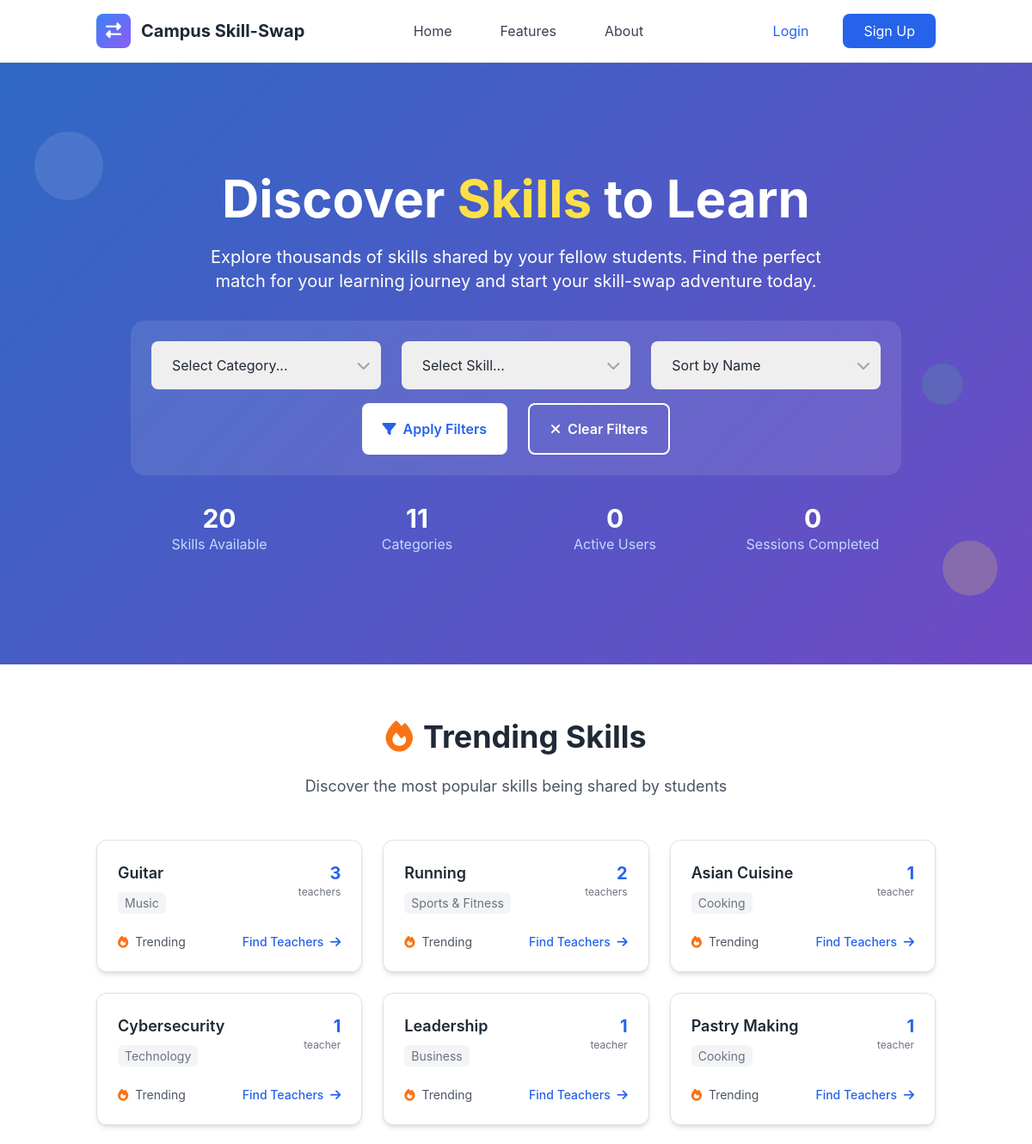
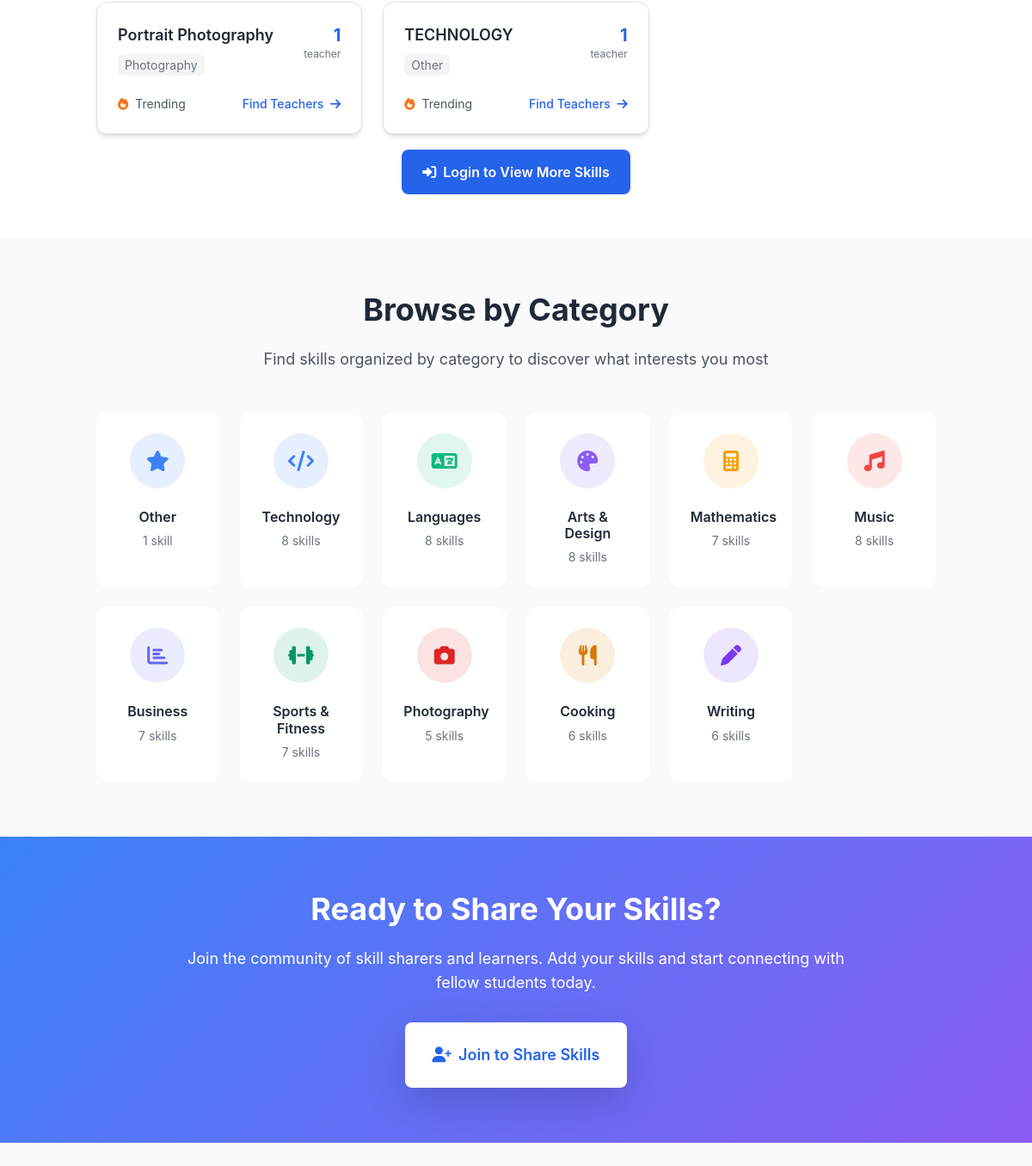
Screenshot of /skills/ with the database file from the repository (2 pictures, top to bottom).
### skills/models.py (models this page shows, shortened)
class Skill(models.Model):
    name = models.CharField(max_length=100)
    category = models.ForeignKey(SkillCategory, on_delete=models.CASCADE, related_name='skills')
    description = models.TextField(blank=True)
    is_popular = models.BooleanField(default=False)
    created_at = models.DateTimeField(auto_now_add=True)
    updated_at = models.DateTimeField(auto_now=True)
    class Meta:
        ordering = ['category__name', 'name']
        unique_together = ['name', 'category']

class SkillCategory(models.Model):
    name = models.CharField(max_length=100, unique=True)
    description = models.TextField(blank=True)
    icon = models.CharField(max_length=50, blank=True, help_text="CSS icon class")
    color = models.CharField(max_length=7, default='#3B82F6', help_text="Hex color code")
    is_active = models.BooleanField(default=True)
    created_at = models.DateTimeField(auto_now_add=True)
    updated_at = models.DateTimeField(auto_now=True)
    class Meta:
        ordering = ['name']
        verbose_name_plural = "Skill Categories"
        db_table = 'category'

### skills/views.py (the view, shortened to what this page needs)
# urls.py: path('', views.SkillListView.as_view(), name='skill_list'),
class SkillListView(ListView):
    model = Skill
    template_name = 'skills/skill_list.html'
    context_object_name = 'skills'
    paginate_by = 20
    def get_queryset(self):
        queryset = Skill.objects.filter(category__is_active=True).annotate(
            offered_count=Count('offered_by_users')
        )
        category = self.request.GET.get('category')
        skill = self.request.GET.get('skill')
        sort_by = self.request.GET.get('sort', 'name')
        if category:
            queryset = queryset.filter(category_id=category)
        if skill:
            queryset = queryset.filter(id=skill)
        if sort_by == 'popular':
            queryset = queryset.order_by('-offered_count', 'name')
        elif sort_by == 'recent':
            queryset = queryset.order_by('-created_at', 'name')
        else:  # default to name
            queryset = queryset.order_by('name')
        return queryset
    def get_context_data(self, **kwargs):
        context = super().get_context_data(**kwargs)
        context['search_form'] = SkillSearchForm(self.request.GET)
        has_filters = bool(self.request.GET.get('category') or self.request.GET.get('skill'))
        show_trending = not has_filters
        context['show_trending'] = show_trending
        show_skills_grid = has_filters or self.request.GET.get('find_teachers')
        context['show_skills_grid'] = show_skills_grid
        if show_trending:
            trending_skills = (Skill.objects
                              .filter(category__is_active=True)
                              .annotate(offered_count=Count('offered_by_users'))
                              .filter(offered_count__gt=0)
                              .order_by('-offered_count', 'name')[:10])
            context['trending_skills'] = trending_skills
        context['categories'] = SkillCategory.objects.filter(is_active=True).annotate(
            skill_count=Count('skills')
        )
        if self.request.GET.get('category'):
            try:
                selected_category = SkillCategory.objects.get(id=self.request.GET.get('category'))
                context['selected_category'] = selected_category
            except SkillCategory.DoesNotExist:
                pass
        if self.request.GET.get('skill'):
            try:
                selected_skill = Skill.objects.get(id=self.request.GET.get('skill'))
                context['selected_skill'] = selected_skill
            except Skill.DoesNotExist:
                pass
        context['show_more_url'] = 'skills:trending_skills_more'
        return context

### templates/skills/skill_list.html (shortened to what this page needs)
{% extends 'base.html' %}
{% load static %}
{% block content %}
<section class="gradient-bg relative overflow-hidden">
    <div class="relative container mx-auto px-4 py-20 lg:py-32">
        <div class="text-center text-white">
            <h1 class="text-4xl lg:text-6xl font-bold mb-6 leading-tight">
                Discover <span class="text-yellow-300">Skills</span> to Learn
            </h1>
            <p class="text-lg lg:text-xl mb-8 max-w-3xl mx-auto">
                Explore thousands of skills shared by your fellow students. Find the perfect match for your learning journey
                and start your skill-swap adventure today.
            </p>
            <div class="max-w-4xl mx-auto bg-white/10 backdrop-blur-sm rounded-2xl p-6 mb-8">
                <form method="get" class="space-y-4">
                    <div class="grid grid-cols-1 md:grid-cols-3 gap-4">
                        <div class="relative">
                            <select name="category" id="id_category" class="w-full px-4 py-3 rounded-lg border-0 text-gray-800 focus:ring-2 focus:ring-blue-500 appearance-none">
                                <option value="">Select Category...</option>
                            </select>
                        </div>
                        <div class="relative">
                            <select name="skill" id="id_skill" class="w-full px-4 py-3 rounded-lg border-0 text-gray-800 focus:ring-2 focus:ring-blue-500 appearance-none" {% if not request.GET.category %}disabled{% endif %}>
                                <option value="">Select Skill...</option>
                            </select>
                        </div>
                        <div class="relative">
                            <select name="sort" class="w-full px-4 py-3 rounded-lg border-0 text-gray-800 focus:ring-2 focus:ring-blue-500 appearance-none">
                                <option value="name" {% if request.GET.sort == 'name' %}selected{% endif %}>Sort by Name</option>
                            </select>
                        </div>
                    </div>
                    <div class="flex flex-col sm:flex-row gap-4 justify-center">
                        <button type="submit" class="bg-white text-blue-600 px-6 py-3 rounded-lg font-semibold hover:bg-gray-100 transition-all">
                            <i class="fas fa-filter mr-2"></i>Apply Filters
                        </button>
                        <a href="{% url 'skills:skill_list' %}" class="border-2 border-white text-white px-6 py-3 rounded-lg font-semibold hover:bg-white hover:text-blue-600 transition-all text-center">
                            <i class="fas fa-times mr-2"></i>Clear Filters
                        </a>
                    </div>
                </form>
            </div>
            <div class="grid grid-cols-2 md:grid-cols-4 gap-6 max-w-4xl mx-auto">
                <div class="text-center">
                    <div class="text-3xl font-bold">{{ skills.count|default:"0" }}</div>
                    <div class="text-blue-200">Skills Available</div>
                </div>
                <div class="text-center">
                    <div class="text-3xl font-bold">{{ categories.count|default:"0" }}</div>
                    <div class="text-blue-200">Categories</div>
                </div>
                <div class="text-center">
                    <div class="text-3xl font-bold">{{ total_users|default:"0" }}</div>
                    <div class="text-blue-200">Active Users</div>
                </div>
                <div class="text-center">
                    <div class="text-3xl font-bold">{{ total_sessions|default:"0" }}</div>
                    <div class="text-blue-200">Sessions Completed</div>
                </div>
            </div>
        </div>
    </div>
    <div class="absolute top-20 left-10 w-20 h-20 bg-white opacity-10 rounded-full animate-bounce"></div>
    <div class="absolute bottom-20 right-10 w-16 h-16 bg-yellow-300 opacity-20 rounded-full animate-pulse"></div>
    <div class="absolute top-1/2 right-20 w-12 h-12 bg-green-400 opacity-15 rounded-full animate-bounce delay-75"></div>
</section>
{% if show_trending %}
<section class="py-16 bg-white" id="trending-skills">
    <div class="container mx-auto px-4">
        <div class="text-center mb-12">
            <h2 class="text-3xl lg:text-4xl font-bold text-gray-800 mb-4">
                <i class="fas fa-fire text-orange-500 mr-3"></i>Trending Skills
            </h2>
            <p class="text-lg text-gray-600">
                Discover the most popular skills being shared by students
            </p>
        </div>
        {% if trending_skills %}
            <div class="grid grid-cols-1 md:grid-cols-2 lg:grid-cols-3 gap-6 mb-8">
                {% for skill in trending_skills %}
                    <div class="skill-card bg-white rounded-xl shadow-md p-6 hover:shadow-lg transition-all border">
                        <div class="flex items-start justify-between mb-4">
                            <div class="flex-1">
                                <h3 class="text-lg font-semibold text-gray-800 mb-2">{{ skill.name }}</h3>
                                <span class="text-sm text-gray-500 bg-gray-100 px-2 py-1 rounded">{{ skill.category.name }}</span>
                            </div>
                            <div class="text-right">
                                <div class="text-xl font-bold text-blue-600">{{ skill.offered_count }}</div>
                                <div class="text-xs text-gray-500">teacher{{ skill.offered_count|pluralize }}</div>
                            </div>
                        </div>
                        <div class="flex justify-between items-center">
                            <div class="flex items-center space-x-2">
                                <i class="fas fa-fire text-orange-500 text-sm"></i>
                                <span class="text-sm text-gray-600">Trending</span>
                            </div>
                            <a href="?skill={{ skill.id }}&find_teachers=1" class="text-blue-600 hover:text-blue-800 text-sm font-medium">
                                Find Teachers <i class="fas fa-arrow-right ml-1"></i>
                            </a>
                        </div>
                    </div>
                {% endfor %}
            </div>
            <div class="text-center">
                {% if user.is_authenticated %}
                    <a href="{% url 'skills:trending_skills_more' %}" class="bg-blue-600 text-white px-6 py-3 rounded-lg font-semibold hover:bg-blue-700 transition-all">
                        <i class="fas fa-arrow-right mr-2"></i>View More Skills
                    </a>
                {% else %}
                    <a href="{% url 'accounts:login' %}" class="bg-blue-600 text-white px-6 py-3 rounded-lg font-semibold hover:bg-blue-700 transition-all">
                        <i class="fas fa-sign-in-alt mr-2"></i>Login to View More Skills
                    </a>
                {% endif %}
            </div>
        {% endif %}
    </div>
</section>
{% endif %}
<section class="py-16 bg-gray-50">
    <div class="container mx-auto px-4">
        <div class="text-center mb-12">
            <h2 class="text-3xl lg:text-4xl font-bold text-gray-800 mb-4">
                Browse by Category
            </h2>
            <p class="text-lg text-gray-600">
                Find skills organized by category to discover what interests you most
            </p>
        </div>
        <div class="grid grid-cols-2 md:grid-cols-4 lg:grid-cols-6 gap-4">
            {% for category in categories %}
                <a href="?category={{ category.id }}" class="category-card bg-white p-6 rounded-xl text-center hover:shadow-lg transition-all transform hover:-translate-y-1">
                    <div class="w-16 h-16 bg-blue-100 rounded-full flex items-center justify-center mx-auto mb-4" style="background-color: {{ category.color }}20;">
                        <i class="{{ category.icon|default:'fas fa-star' }} text-2xl" style="color: {{ category.color }};"></i>
                    </div>
                    <h3 class="font-semibold text-gray-800 mb-2">{{ category.name }}</h3>
                    <p class="text-sm text-gray-500">{{ category.skill_count }} skill{{ category.skill_count|pluralize }}</p>
                </a>
            {% endfor %}
        </div>
    </div>
</section>
<section class="gradient-bg py-16">
    <div class="container mx-auto px-4 text-center">
        <div class="max-w-3xl mx-auto text-white">
            <h2 class="text-3xl lg:text-4xl font-bold mb-6">
                Ready to Share Your Skills?
            </h2>
            <p class="text-lg mb-8">
                Join the community of skill sharers and learners. Add your skills and start connecting with fellow students today.
            </p>
            {% if user.is_authenticated %}
                <a href="{% url 'skills:add_skill' %}"
                   class="bg-white text-blue-600 px-8 py-4 rounded-lg font-semibold text-lg hover:bg-gray-100 transition-all transform hover:scale-105 shadow-lg inline-block">
                    <i class="fas fa-plus mr-2"></i>Add Your Skills
                </a>
            {% else %}
                <a href="{% url 'accounts:register' %}"
                   class="bg-white text-blue-600 px-8 py-4 rounded-lg font-semibold text-lg hover:bg-gray-100 transition-all transform hover:scale-105 shadow-lg inline-block">
                    <i class="fas fa-user-plus mr-2"></i>Join to Share Skills
                </a>
            {% endif %}
        </div>
    </div>
</section>
{% endblock %}

### rows the page displays
Skill: name "Guitar", category.name "Music", offered_count "3"
Skill: name "Running", category.name "Sports & Fitness", offered_count "2"
Skill: name "Asian Cuisine", category.name "Cooking", offered_count "1"
Skill: name "Cybersecurity", category.name "Technology", offered_count "1"
Skill: name "Leadership", category.name "Business", offered_count "1"
Skill: name "Pastry Making", category.name "Cooking", offered_count "1"
Skill: name "Portrait Photography", category.name "Photography", offered_count "1"
Skill: name "TECHNOLOGY", category.name "Other", offered_count "1"
SkillCategory: name "Other", skill_count "1"
SkillCategory: name "Technology", skill_count "8"
SkillCategory: name "Languages", skill_count "8"
SkillCategory: name "Arts & Design", skill_count "8"
SkillCategory: name "Mathematics", skill_count "7"
SkillCategory: name "Music", skill_count "8"
SkillCategory: name "Business", skill_count "7"
SkillCategory: name "Sports & Fitness", skill_count "7"
SkillCategory: name "Photography", skill_count "5"
SkillCategory: name "Cooking", skill_count "6"
SkillCategory: name "Writing", skill_count "6"

### other values shown
{{ skills.count|default:"0" }} "20"
{{ categories.count|default:"0" }} "11"
{{ total_users|default:"0" }} "0"
{{ total_sessions|default:"0" }} "0"
